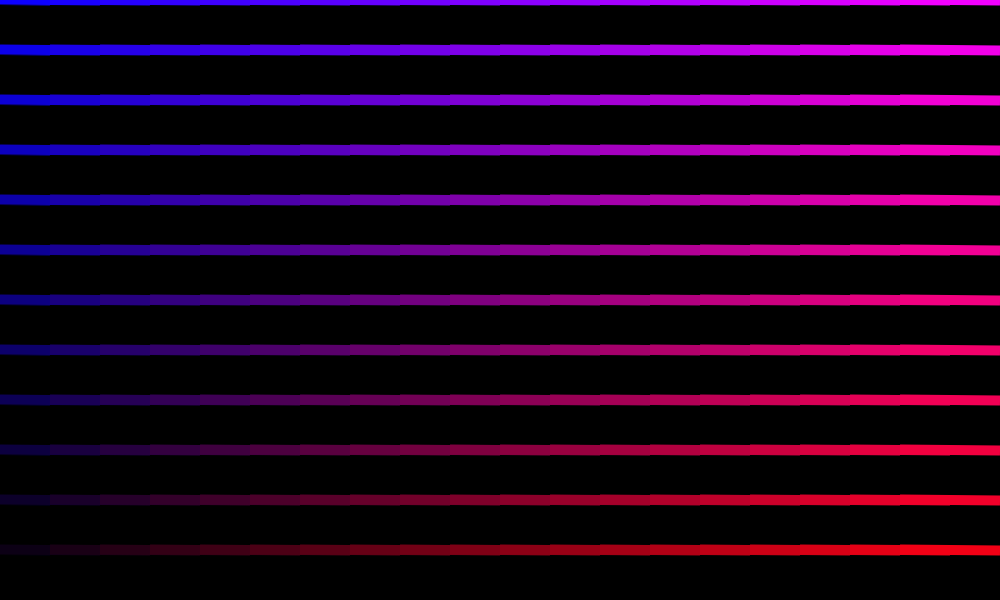
Frame 1 (no input)
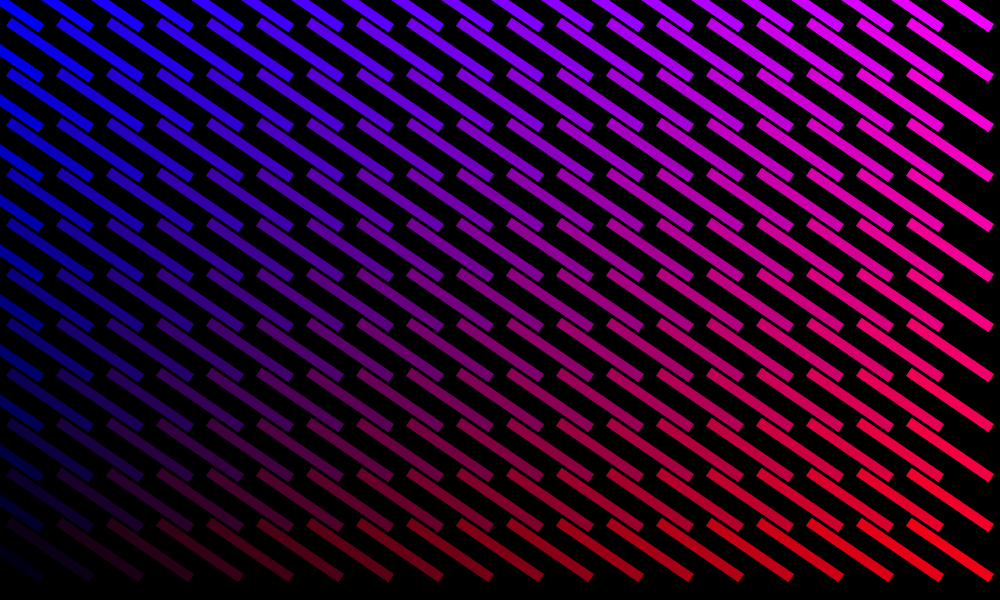
Frame 60 (the mouse pressed at the canvas centre just before this capture)
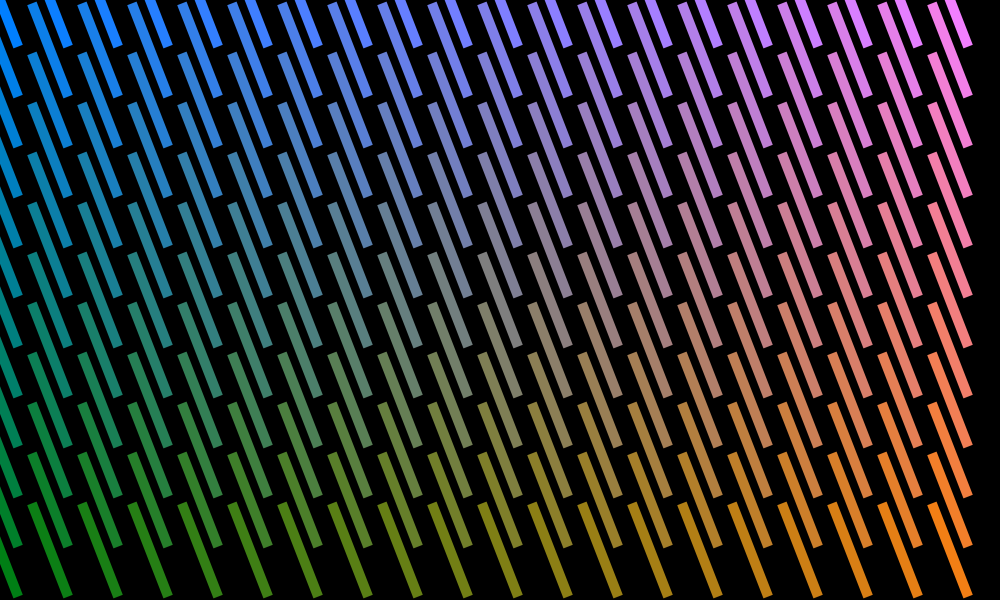
Frame 120 (the mouse held since frame 60 and released just before this capture)

The Processing sketch that drew these frames (run headless with seeded random() and noise(); from frame 60 on, the mouse is pressed at the canvas centre):

// Processing sketch: day3_14_forloop_function
// ── day3_14_forloop_function.pde
void setup() {
  size(1000, 600);
  background(0);
}


void draw() {
  background(0);
  
  ///// map() /////
  // float output = map(input, inMin, inMax, outMin, outMax); 
  
  int res = 50;
  for (int y = 0; y < height; y += res ) {
    for (int x = 0; x < width; x += res ) {
      
      float r = map(x, 0, width, 0, 255);
      float g = map(mouseX, 0, width, 0, 255);
      float b = map(y, 0, height, 255, 0); // flipped!
      noStroke();
      fill(r, g, b);
      spinningRect(x, y, res*2, 10, 0.01); // play with the numbers!
      
    }
  }
}


void spinningRect(float x, float y, float w, float h, float spd) {
  pushMatrix();
  translate(x, y);
  rotate( frameCount * spd );
  rectMode(CENTER);
  rect(0, 0, w, h);
  popMatrix(); 
}
